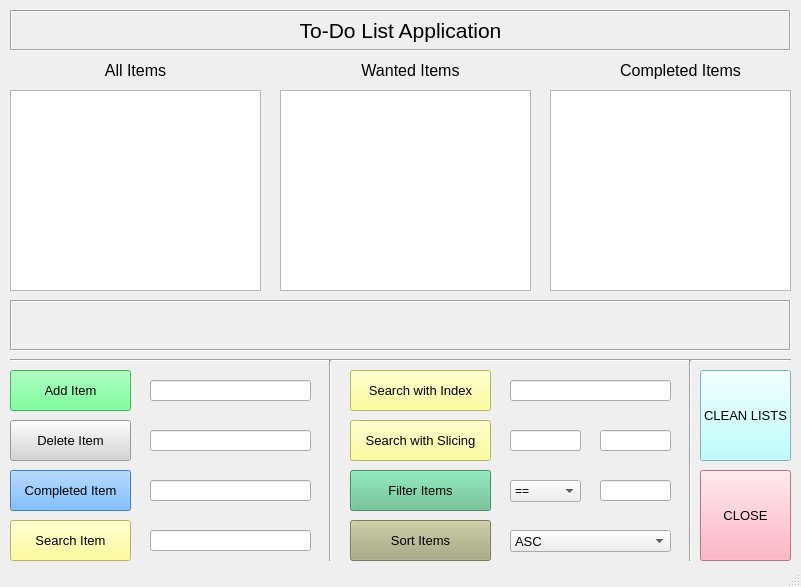
<?xml version="1.0" encoding="UTF-8"?>
<ui version="4.0">
 <class>ToDoList</class>
 <widget class="QMainWindow" name="ToDoList">
  <property name="geometry">
   <rect>
    <x>0</x>
    <y>0</y>
    <width>801</width>
    <height>587</height>
   </rect>
  </property>
  <property name="windowTitle">
   <string>MainWindow</string>
  </property>
  <widget class="QWidget" name="centralwidget">
   <widget class="QListWidget" name="ALL_items">
    <property name="geometry">
     <rect>
      <x>10</x>
      <y>90</y>
      <width>251</width>
      <height>201</height>
     </rect>
    </property>
    <property name="font">
     <font>
      <pointsize>12</pointsize>
      <weight>75</weight>
      <bold>true</bold>
     </font>
    </property>
   </widget>
   <widget class="QListWidget" name="Wanted_items">
    <property name="geometry">
     <rect>
      <x>280</x>
      <y>90</y>
      <width>251</width>
      <height>201</height>
     </rect>
    </property>
    <property name="font">
     <font>
      <pointsize>12</pointsize>
      <weight>75</weight>
      <bold>true</bold>
     </font>
    </property>
   </widget>
   <widget class="QLabel" name="welcome_label">
    <property name="geometry">
     <rect>
      <x>10</x>
      <y>10</y>
      <width>781</width>
      <height>41</height>
     </rect>
    </property>
    <property name="font">
     <font>
      <pointsize>16</pointsize>
     </font>
    </property>
    <property name="frameShape">
     <enum>QFrame::Box</enum>
    </property>
    <property name="frameShadow">
     <enum>QFrame::Sunken</enum>
    </property>
    <property name="text">
     <string>To-Do List Application</string>
    </property>
    <property name="alignment">
     <set>Qt::AlignCenter</set>
    </property>
   </widget>
   <widget class="QPushButton" name="add_button">
    <property name="geometry">
     <rect>
      <x>10</x>
      <y>370</y>
      <width>121</width>
      <height>41</height>
     </rect>
    </property>
    <property name="font">
     <font>
      <pointsize>10</pointsize>
     </font>
    </property>
    <property name="styleSheet">
     <string notr="true">background-color: rgb(85, 255, 127);</string>
    </property>
    <property name="text">
     <string>Add Item</string>
    </property>
   </widget>
   <widget class="Line" name="line_1">
    <property name="geometry">
     <rect>
      <x>10</x>
      <y>350</y>
      <width>781</width>
      <height>21</height>
     </rect>
    </property>
    <property name="orientation">
     <enum>Qt::Horizontal</enum>
    </property>
   </widget>
   <widget class="QPushButton" name="delete_button">
    <property name="geometry">
     <rect>
      <x>10</x>
      <y>420</y>
      <width>121</width>
      <height>41</height>
     </rect>
    </property>
    <property name="font">
     <font>
      <pointsize>10</pointsize>
     </font>
    </property>
    <property name="styleSheet">
     <string notr="true">background-color: rgb(212, 212, 212);</string>
    </property>
    <property name="text">
     <string>Delete Item</string>
    </property>
   </widget>
   <widget class="QPushButton" name="search_button">
    <property name="geometry">
     <rect>
      <x>10</x>
      <y>520</y>
      <width>121</width>
      <height>41</height>
     </rect>
    </property>
    <property name="font">
     <font>
      <pointsize>10</pointsize>
     </font>
    </property>
    <property name="styleSheet">
     <string notr="true">background-color: rgb(255, 255, 127);</string>
    </property>
    <property name="text">
     <string>Search Item</string>
    </property>
   </widget>
   <widget class="Line" name="line_2">
    <property name="geometry">
     <rect>
      <x>320</x>
      <y>360</y>
      <width>21</width>
      <height>201</height>
     </rect>
    </property>
    <property name="orientation">
     <enum>Qt::Vertical</enum>
    </property>
   </widget>
   <widget class="QLabel" name="all_label">
    <property name="geometry">
     <rect>
      <x>50</x>
      <y>60</y>
      <width>171</width>
      <height>20</height>
     </rect>
    </property>
    <property name="font">
     <font>
      <pointsize>12</pointsize>
     </font>
    </property>
    <property name="text">
     <string>All Items</string>
    </property>
    <property name="alignment">
     <set>Qt::AlignCenter</set>
    </property>
   </widget>
   <widget class="QPushButton" name="complete_button">
    <property name="geometry">
     <rect>
      <x>10</x>
      <y>470</y>
      <width>121</width>
      <height>41</height>
     </rect>
    </property>
    <property name="font">
     <font>
      <pointsize>10</pointsize>
     </font>
    </property>
    <property name="styleSheet">
     <string notr="true">background-color: rgb(85, 170, 255);</string>
    </property>
    <property name="text">
     <string>Completed Item</string>
    </property>
   </widget>
   <widget class="QLabel" name="wanted_label">
    <property name="geometry">
     <rect>
      <x>340</x>
      <y>60</y>
      <width>141</width>
      <height>20</height>
     </rect>
    </property>
    <property name="font">
     <font>
      <pointsize>12</pointsize>
     </font>
    </property>
    <property name="text">
     <string>Wanted Items</string>
    </property>
    <property name="alignment">
     <set>Qt::AlignCenter</set>
    </property>
   </widget>
   <widget class="QLabel" name="answer_label">
    <property name="geometry">
     <rect>
      <x>10</x>
      <y>300</y>
      <width>781</width>
      <height>51</height>
     </rect>
    </property>
    <property name="font">
     <font>
      <pointsize>11</pointsize>
     </font>
    </property>
    <property name="frameShape">
     <enum>QFrame::Box</enum>
    </property>
    <property name="frameShadow">
     <enum>QFrame::Sunken</enum>
    </property>
    <property name="text">
     <string/>
    </property>
    <property name="alignment">
     <set>Qt::AlignCenter</set>
    </property>
   </widget>
   <widget class="QLineEdit" name="first_line">
    <property name="geometry">
     <rect>
      <x>150</x>
      <y>380</y>
      <width>161</width>
      <height>21</height>
     </rect>
    </property>
    <property name="font">
     <font>
      <pointsize>10</pointsize>
     </font>
    </property>
    <property name="text">
     <string/>
    </property>
    <property name="alignment">
     <set>Qt::AlignCenter</set>
    </property>
   </widget>
   <widget class="QLineEdit" name="second_line">
    <property name="geometry">
     <rect>
      <x>150</x>
      <y>430</y>
      <width>161</width>
      <height>21</height>
     </rect>
    </property>
    <property name="font">
     <font>
      <pointsize>10</pointsize>
     </font>
    </property>
    <property name="text">
     <string/>
    </property>
    <property name="alignment">
     <set>Qt::AlignCenter</set>
    </property>
   </widget>
   <widget class="QLineEdit" name="third_line">
    <property name="geometry">
     <rect>
      <x>150</x>
      <y>480</y>
      <width>161</width>
      <height>21</height>
     </rect>
    </property>
    <property name="font">
     <font>
      <pointsize>10</pointsize>
     </font>
    </property>
    <property name="text">
     <string/>
    </property>
    <property name="alignment">
     <set>Qt::AlignCenter</set>
    </property>
   </widget>
   <widget class="QLineEdit" name="fourth_line">
    <property name="geometry">
     <rect>
      <x>150</x>
      <y>530</y>
      <width>161</width>
      <height>21</height>
     </rect>
    </property>
    <property name="font">
     <font>
      <pointsize>10</pointsize>
     </font>
    </property>
    <property name="text">
     <string/>
    </property>
    <property name="alignment">
     <set>Qt::AlignCenter</set>
    </property>
   </widget>
   <widget class="QPushButton" name="index_button">
    <property name="geometry">
     <rect>
      <x>350</x>
      <y>370</y>
      <width>141</width>
      <height>41</height>
     </rect>
    </property>
    <property name="font">
     <font>
      <pointsize>10</pointsize>
     </font>
    </property>
    <property name="styleSheet">
     <string notr="true">background-color: rgb(255, 255, 127);</string>
    </property>
    <property name="text">
     <string>Search with Index</string>
    </property>
   </widget>
   <widget class="QPushButton" name="slice_button">
    <property name="geometry">
     <rect>
      <x>350</x>
      <y>420</y>
      <width>141</width>
      <height>41</height>
     </rect>
    </property>
    <property name="font">
     <font>
      <pointsize>10</pointsize>
     </font>
    </property>
    <property name="styleSheet">
     <string notr="true">background-color: rgb(255, 255, 127);</string>
    </property>
    <property name="text">
     <string>Search with Slicing</string>
    </property>
   </widget>
   <widget class="QPushButton" name="filter_button">
    <property name="geometry">
     <rect>
      <x>350</x>
      <y>470</y>
      <width>141</width>
      <height>41</height>
     </rect>
    </property>
    <property name="font">
     <font>
      <pointsize>10</pointsize>
     </font>
    </property>
    <property name="styleSheet">
     <string notr="true">background-color: rgb(94, 189, 140);</string>
    </property>
    <property name="text">
     <string>Filter Items</string>
    </property>
   </widget>
   <widget class="QPushButton" name="sort_button">
    <property name="geometry">
     <rect>
      <x>350</x>
      <y>520</y>
      <width>141</width>
      <height>41</height>
     </rect>
    </property>
    <property name="font">
     <font>
      <pointsize>10</pointsize>
     </font>
    </property>
    <property name="styleSheet">
     <string notr="true">background-color: rgb(170, 170, 127);</string>
    </property>
    <property name="text">
     <string>Sort Items</string>
    </property>
   </widget>
   <widget class="QPushButton" name="close_button">
    <property name="geometry">
     <rect>
      <x>700</x>
      <y>470</y>
      <width>91</width>
      <height>91</height>
     </rect>
    </property>
    <property name="font">
     <font>
      <pointsize>10</pointsize>
     </font>
    </property>
    <property name="styleSheet">
     <string notr="true">background-color: rgb(255, 158, 179);</string>
    </property>
    <property name="text">
     <string>CLOSE</string>
    </property>
   </widget>
   <widget class="QLineEdit" name="fifth_line">
    <property name="geometry">
     <rect>
      <x>510</x>
      <y>380</y>
      <width>161</width>
      <height>21</height>
     </rect>
    </property>
    <property name="font">
     <font>
      <pointsize>10</pointsize>
     </font>
    </property>
    <property name="text">
     <string/>
    </property>
    <property name="alignment">
     <set>Qt::AlignCenter</set>
    </property>
   </widget>
   <widget class="QLineEdit" name="sixth_line">
    <property name="geometry">
     <rect>
      <x>510</x>
      <y>430</y>
      <width>71</width>
      <height>21</height>
     </rect>
    </property>
    <property name="font">
     <font>
      <pointsize>10</pointsize>
     </font>
    </property>
    <property name="text">
     <string/>
    </property>
    <property name="alignment">
     <set>Qt::AlignCenter</set>
    </property>
   </widget>
   <widget class="QLineEdit" name="seventh_line">
    <property name="geometry">
     <rect>
      <x>600</x>
      <y>430</y>
      <width>71</width>
      <height>21</height>
     </rect>
    </property>
    <property name="font">
     <font>
      <pointsize>10</pointsize>
     </font>
    </property>
    <property name="text">
     <string/>
    </property>
    <property name="alignment">
     <set>Qt::AlignCenter</set>
    </property>
   </widget>
   <widget class="QLineEdit" name="eigth_line">
    <property name="geometry">
     <rect>
      <x>600</x>
      <y>480</y>
      <width>71</width>
      <height>21</height>
     </rect>
    </property>
    <property name="font">
     <font>
      <pointsize>10</pointsize>
     </font>
    </property>
    <property name="text">
     <string/>
    </property>
    <property name="alignment">
     <set>Qt::AlignCenter</set>
    </property>
   </widget>
   <widget class="QListWidget" name="Done_items">
    <property name="geometry">
     <rect>
      <x>550</x>
      <y>90</y>
      <width>241</width>
      <height>201</height>
     </rect>
    </property>
    <property name="font">
     <font>
      <pointsize>12</pointsize>
      <weight>75</weight>
      <bold>true</bold>
     </font>
    </property>
    <property name="styleSheet">
     <string notr="true">color: rgb(0, 213, 103);</string>
    </property>
   </widget>
   <widget class="QLabel" name="done_label">
    <property name="geometry">
     <rect>
      <x>600</x>
      <y>60</y>
      <width>161</width>
      <height>20</height>
     </rect>
    </property>
    <property name="font">
     <font>
      <pointsize>12</pointsize>
     </font>
    </property>
    <property name="text">
     <string>Completed Items</string>
    </property>
    <property name="alignment">
     <set>Qt::AlignCenter</set>
    </property>
   </widget>
   <widget class="Line" name="line_3">
    <property name="geometry">
     <rect>
      <x>680</x>
      <y>360</y>
      <width>21</width>
      <height>201</height>
     </rect>
    </property>
    <property name="orientation">
     <enum>Qt::Vertical</enum>
    </property>
   </widget>
   <widget class="QPushButton" name="restart_button">
    <property name="geometry">
     <rect>
      <x>700</x>
      <y>370</y>
      <width>91</width>
      <height>91</height>
     </rect>
    </property>
    <property name="font">
     <font>
      <pointsize>10</pointsize>
     </font>
    </property>
    <property name="styleSheet">
     <string notr="true">background-color: rgb(170, 255, 255);</string>
    </property>
    <property name="text">
     <string>CLEAN LISTS</string>
    </property>
   </widget>
   <widget class="QComboBox" name="combo_box">
    <property name="geometry">
     <rect>
      <x>510</x>
      <y>530</y>
      <width>161</width>
      <height>22</height>
     </rect>
    </property>
    <property name="font">
     <font>
      <pointsize>10</pointsize>
     </font>
    </property>
    <item>
     <property name="text">
      <string>ASC</string>
     </property>
    </item>
    <item>
     <property name="text">
      <string>DESC</string>
     </property>
    </item>
   </widget>
   <widget class="QComboBox" name="combo_operator">
    <property name="geometry">
     <rect>
      <x>510</x>
      <y>480</y>
      <width>71</width>
      <height>22</height>
     </rect>
    </property>
    <item>
     <property name="text">
      <string>==</string>
     </property>
    </item>
    <item>
     <property name="text">
      <string>&gt;</string>
     </property>
    </item>
    <item>
     <property name="text">
      <string>&lt;</string>
     </property>
    </item>
    <item>
     <property name="text">
      <string>&gt;=</string>
     </property>
    </item>
    <item>
     <property name="text">
      <string>&lt;=</string>
     </property>
    </item>
   </widget>
  </widget>
  <widget class="QStatusBar" name="statusbar"/>
 </widget>
 <resources/>
 <connections/>
</ui>
